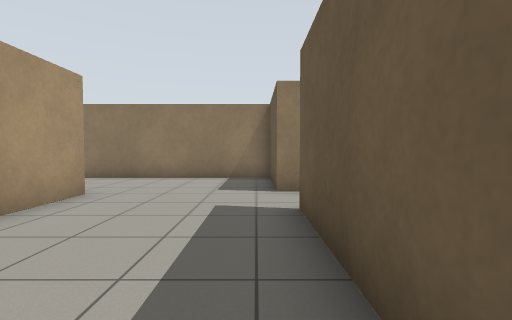
View 1 (above)

15 first-person views from a walk through a world built for the Gazebo simulator. The camera is 0.94 m above the floor, tilts 2° down and sees 85° across. The floor is counted in squares, 1 m on a side. Each view is taken from the middle of a square. On the plan, view 1 faces up. The plan holds only what a view shows up to about 11 squares ahead; the rest is blank.

View 2
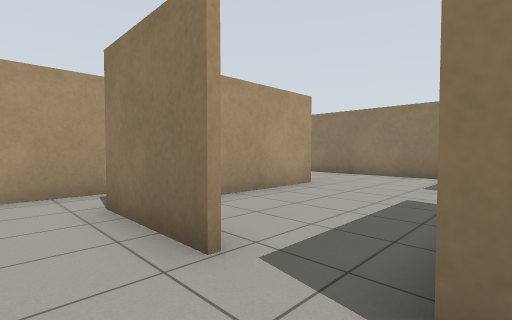

View 3
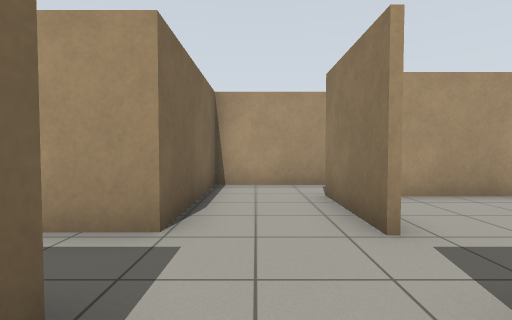

View 4
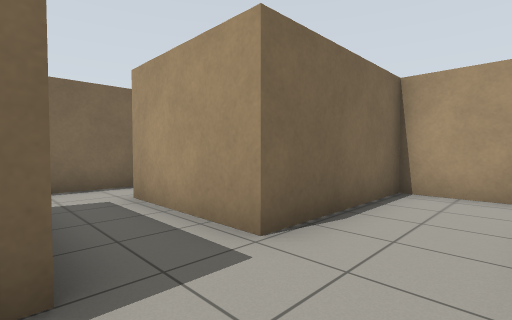

View 5
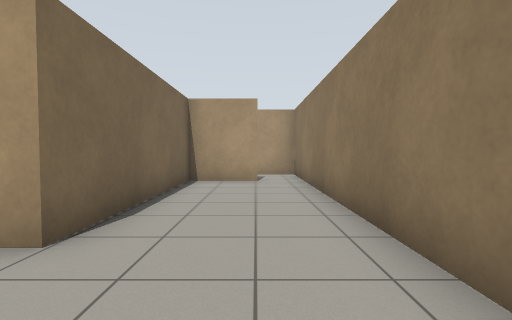

View 6
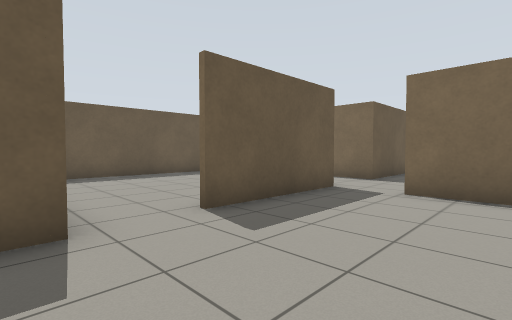

View 7
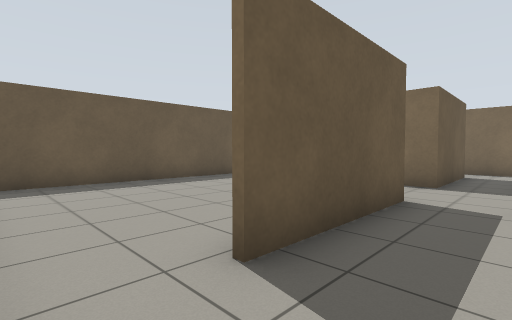

View 8
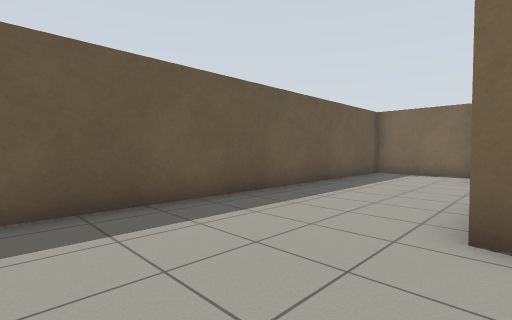

View 9
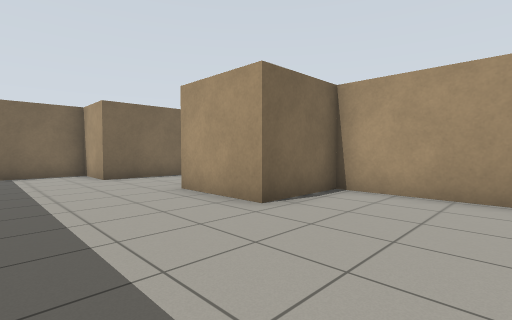

View 10
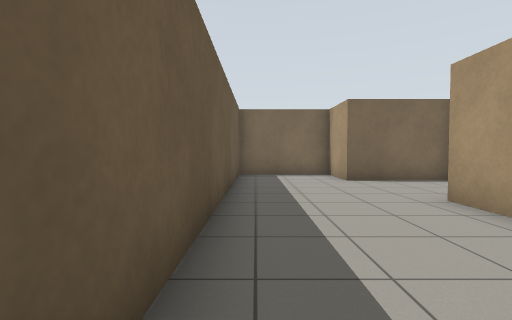

View 11
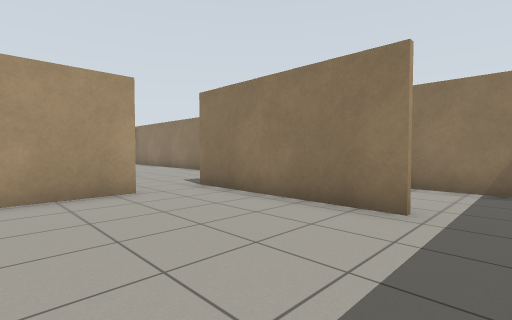

View 12
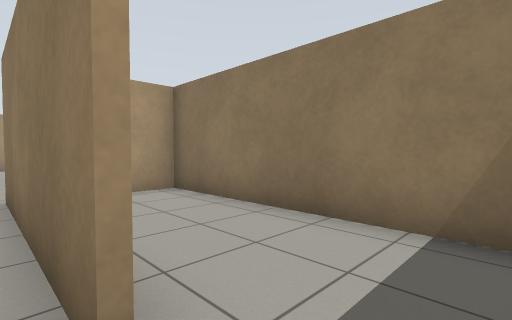

View 13
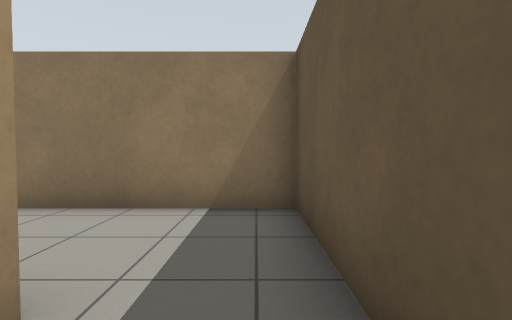

View 14
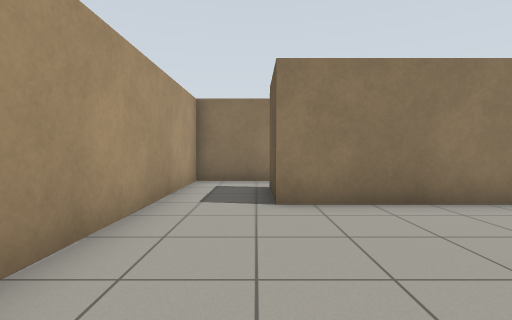

View 15
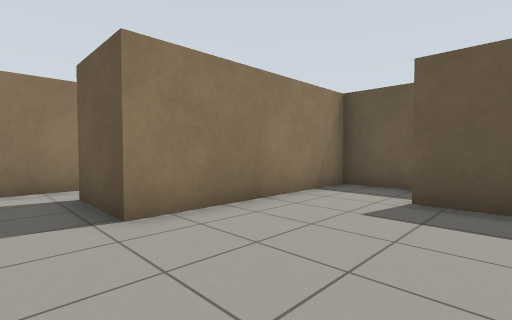

### Floor plan
Points are (right, up) in squares from view 1. A wall is a line through its corners. A room is listed if a view was taken in it or the views show most of it. See-through windows are left out.
Room 1 (views 1, 2, 3, 4)
walls: (-1, 0.4) (-3.9, 0.4); (-5.5, 1) (-5.5, -2) (-1.2, -2) (-1.2, -5.6); (-3.8, 4) (-3.8, 5.8) (-5.5, 5.8); (0.7, -5.9) (0.7, -2) (2.1, -2); (-1.9, -7.3) (1, -7.3)
ways out: opening at (-0.5, 1) to room 2; opening at (-6, 4.5) to room 5; opening at (-1.5, -6)
Room 2 (views 5, 6, 7)
walls: (1.5, 6.3) (0.5, 6.3) (0.5, 9.5) (-10.6, 9.5); (-2.8, 0.6) (-1, 0.6); (0.7, 0.4) (0.7, 4.5); (-9.5, 8.1) (-9.5, 5.9) (-3.7, 5.9) (-3.7, 1.9)
ways out: opening at (-0.5, 1) to room 1; opening at (1, 5) to room 3; opening at (-10, 9) to room 5
Room 3 (views 8, 9, 10, 11, 13)
walls: (1, -5.6) (4.2, -5.6) (4.2, -7.7) (7.6, -7.7) (7.6, 5.5); (0.8, 4.5) (0.8, 0.6) (3.4, 0.6) (3.4, -2.2); (5.8, 6.3) (1.5, 6.3)
ways out: opening at (1, 5) to room 2; opening at (6.5, 6) to room 4
Room 4 (view 12)
walls: (7.6, 5.5) (7.6, 9.5) (0.6, 9.5) (0.6, 8.4)
ways out: opening at (6.5, 6) to room 3
Room 5 (views 14, 15)
walls: (-5.7, 2.1) (-5.7, 3.5); (-5.5, 5.8) (-9.7, 5.8) (-9.7, 8.1); (-10.6, 9.5) (-11.8, 9.5) (-11.8, 2.9)
ways out: opening at (-6, 4.5) to room 1; opening at (-10, 9) to room 2

Where each view was taken, in squares from view 1:
view 1: 0 up, 0 right, facing up
view 2: 1 down, 1 right, facing up-left
view 3: 1 down, 2 right, facing left
view 4: 0 up, 1 right, facing down-left
view 5: 8 up, 1 left, facing left
view 6: 7 up, 3 left, facing down-right
view 7: 6 up, 1 left, facing down-right
view 8: 4 up, 3 right, facing down-right
view 9: 4 up, 7 right, facing down-left
view 10: 3 up, 7 right, facing down
view 11: 2 up, 7 right, facing up-left
view 12: 6 up, 7 right, facing up-left
view 13: 5 up, 7 right, facing up
view 14: 1 up, 10 left, facing up
view 15: 2 up, 11 left, facing up-right
